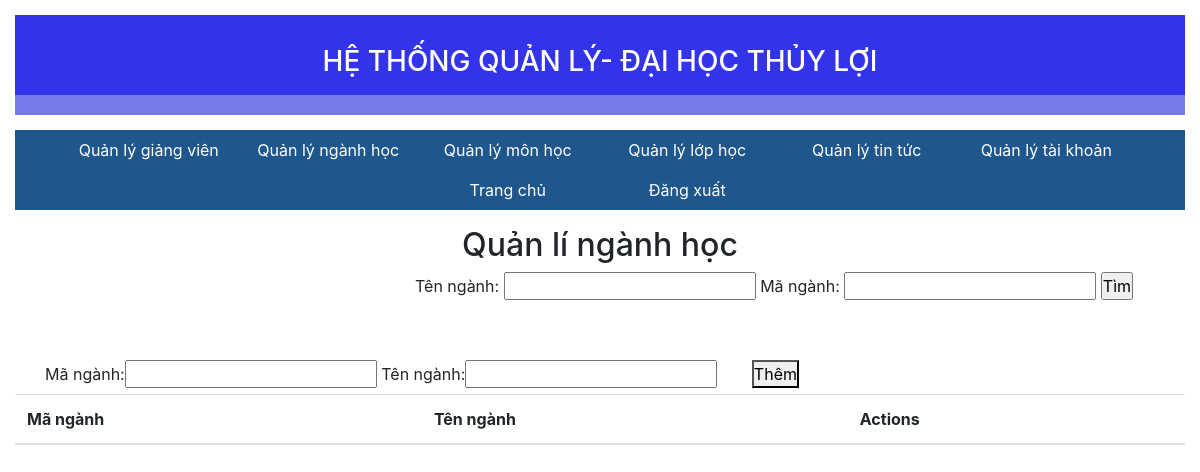
The page /admin/majors.php on the database as committed earlier.
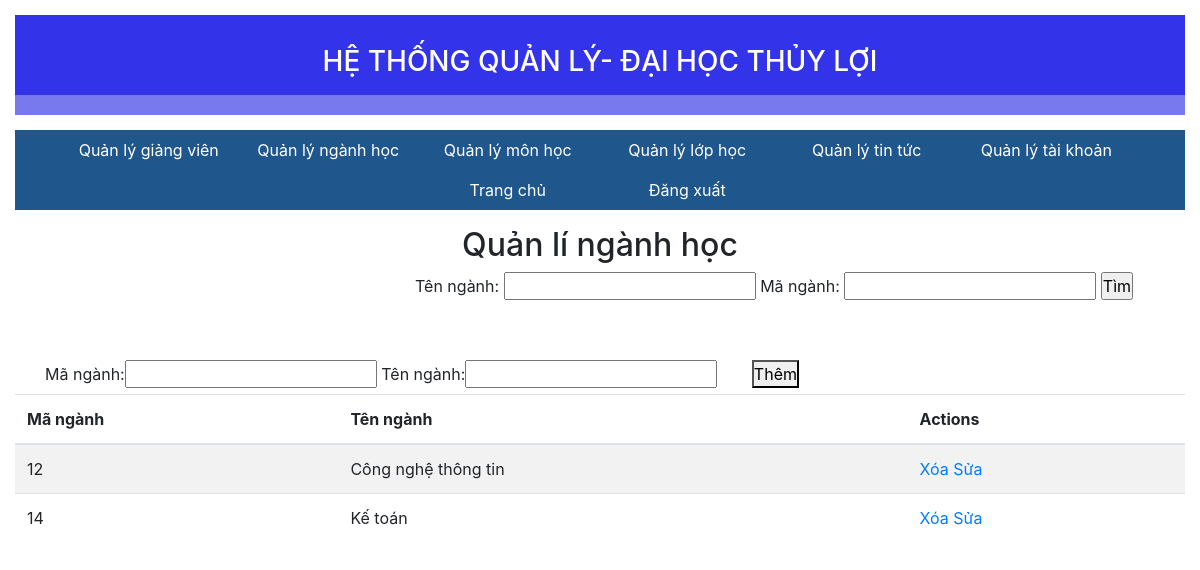
The same page on the database as committed later.
### tables this page shows
CREATE TABLE `majors` (
  `id_majors` int(11) NOT NULL,
  `majors_name` varchar(20) NOT NULL
);

### admin/majors.php (the view)
<?php
    include('header/header.php')
?>
                <div class="faculty">
                    <div class="title">
                        <h2>Quản lí ngành học </h2>
                    </div>
                    <div class="row">
                        <div class="col-lg-4">
                        </div>
                        <div class="col-lg-8">
                            <div class="btn_timkiem">
                                <form action="#">
                                    Tên ngành: <input name="user" type="text" />
                                    Mã ngành: <input name="pass" type="text" />
                                    <input type="submit" value="Tìm" />
                                    </form>
                            </div>
                        </div>
                    </div>
                    <div class="faculty">
                    <form action="add_majors.php" role="form" method="post" style="margin-top:60px;">
                        <label for="" style="margin-left:30px;">Mã ngành: </label><input type="text" name="id_majors">
                        <label for="">Tên ngành: </label><input type="text" name="name_majors">
                        <button type="submit" name="submit" style="margin-left:30px;">Thêm</button>
                    </form>
                    <div class="table_majors">
                        <table class="table table-striped">
                            <thead>
                                <tr>
                                    <th scope="col">Mã ngành</th>
                                    <th scope="col">Tên ngành </th>
                                    <th scope="col">Actions </th>
                                </tr>
                            </thead>
                            <tbody id="data">
                                <?php
                               include_once('../mysql_connect.php');
                                 $sql = "SELECT * FROM majors";
                                 mysqli_set_charset($dbconn,"uft8");
                                 $result = mysqli_query($dbconn,$sql);
                                 if(mysqli_num_rows($result)>0){
                                     while($row = mysqli_fetch_assoc($result)){
                                         ?>
                                         <tr>
                                         <td><?php echo $row['id_majors']  ?> </td>
                                         <td><?php echo $row['majors_name']  ?> </td>
                                         <td><a href="del_majors.php?del=<?php echo $row['id_majors'];?>">Xóa</a>
                                         <a href="../them-sua-xoa/index.php?del=<?php echo $row['id_majors']  ?>">Sửa </a></td>
                                         <?php
                                     }
                                 }
                                ?>
                            </tbody>
                        </table>
                    </div>
                </div>
                </div>
            </div>
        </div>
    </main>
</body>
</html>

Rows that differ between the two databases and show on the page:
added majors: id_majors "12", majors_name "Công nghệ thông tin"
added majors: id_majors "14", majors_name "Kế toán"
